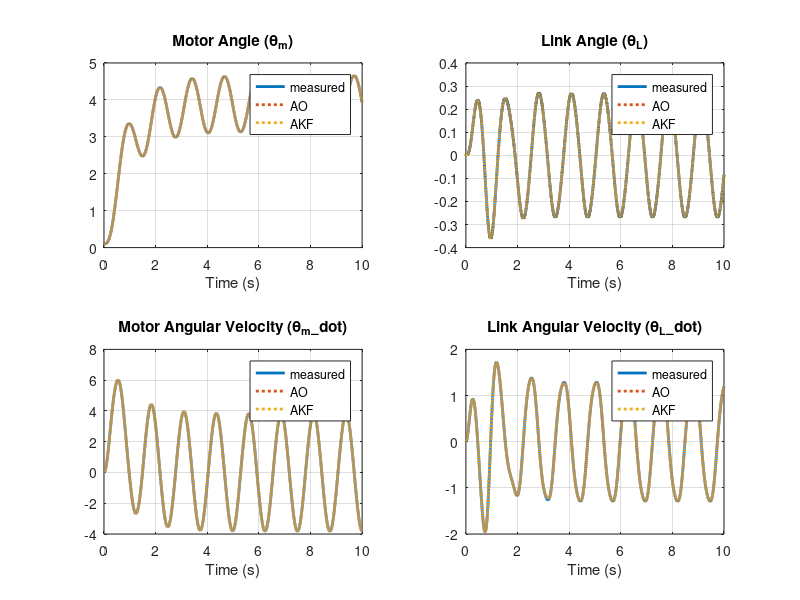
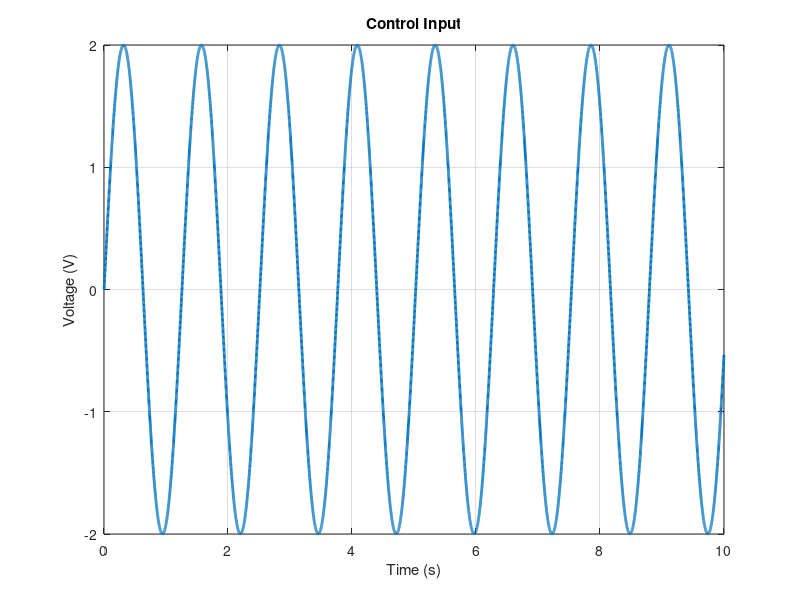

Here is the MATLAB script that generated these plots, in order: (Note: a time limit stopped this script after it produced the figures.)
%% Motor-driven pendulum parameter estimation using WyNDA
% Based on the paper "Discovering State-Space Representation of 
% Dynamical Systems From Noisy Data" by Agus Hasan

clear;
clc;

%% Pendulum system parameters (true values)
% Motor parameters
Rm = 8.94;  % Motor resistance (Ohm)
Km = 0.0431;  % Motor back-emf constant
Jm = 6e-5;  % Total moment of inertia on motor shaft (kg·m^2)
bm = 3e-4;  % Viscous damping coefficient (Nm/rad/s)

% Pendulum parameters
DA = 3e-4;  % Damping coefficient of pendulum arm (Nm/rad/s)
DL = 5e-4;  % Damping coefficient of pendulum link (Nm/rad/s)
mA = 0.053;  % Weight of pendulum arm (kg)
mL = 0.024;  % Weight of pendulum link (kg)
LA = 0.086;  % Length of pendulum arm (m)
LL = 0.128;  % Length of pendulum link (m)
JA = 5.72e-5;  % Inertia moment of pendulum arm (kg·m^2)
JL = 1.31e-4;  % Inertia moment of pendulum link (kg·m^2)
g = 9.81;  % Gravity constant (m/s^2)

% Pre-compute constants
half_mL_LL_g = 0.5 * mL * LL * g;
half_mL_LL_LA = 0.5 * mL * LL * LA;
quarter_mL_LL_squared = 0.25 * mL * LL^2;
Mp_g_Lp = mL * g * LL;
Jp = (1/3) * mL * LL^2;  % Pendulum moment of inertia

% Time settings
t_end = 10;  % Simulation time (s)
dt = 0.001;  % Time step
N = t_end / dt;  % Number of iterations
t = 0:dt:t_end;  % Time array

%% Number of variables and coefficients
n = 4;  % Number of states [theta_m, theta_L, theta_m_dot, theta_L_dot]
r = 16 * n;  % Number of parameters (16 basis functions per state)

% Measurement matrix
C = eye(n);  % Full state measurement

%% Initial conditions
x = [0.1; 0; 0; 0];  % Initial state [theta_m, theta_L, theta_m_dot, theta_L_dot]
xbar = x;  % Initial state estimate (AO)
xhat = x;  % Initial state estimate (AKF)
y = x;  % Initial measurement
thetabar = zeros(r,1);  % Initial parameter estimate (AO)
thetahat = thetabar;  % Initial parameter estimate (AKF)
u = 0;  % Initial control input

% Preallocate arrays for efficiency
x_store = zeros(n, N+1);
x_store(:, 1) = x; 
xbar_store = zeros(n, N+1);
xbar_store(:, 1) = xbar;
y_store = zeros(n, N+1);
y_store(:, 1) = y;
thetabar_store = zeros(r, N+1);
thetabar_store(:, 1) = thetabar;
xhat_store = zeros(n, N+1);
xhat_store(:, 1) = xbar;
thetahat_store = zeros(r, N+1);
thetahat_store(:, 1) = thetahat;
u_store = zeros(1, N+1);
u_store(:, 1) = u;

%% Initialization for estimator 
% Observer parameters (AO)
lambdav = 0.999;
lambdat = 0.999;
Rx = 0.1 * eye(n);
Rt = 1 * eye(n);
Px = 100 * eye(n);
Pt = 10 * eye(r);
Gamma = zeros(n, r);

% Kalman Filter parameters (AKF)
P = 1000000 * eye(n);
Rk = 1 * eye(n);
Qk = 0.1 * eye(n);
Upsilon = zeros(n, r);
S = 100000 * eye(r);
lambda = 0.99999;
Alpha = 0.999;

%% Simulation
for i = 1:N
    % Control input (sinusoidal for good excitation)
    u = 2 * sin(t(i)*5);
    
    % Get current state
    theta_m = x(1);
    theta_L = x(2);
    theta_m_dot = x(3);
    theta_L_dot = x(4);
    
    % Calculate motor torque
    im = (u - Km * theta_m_dot) / Rm;
    Tm = Km * im;
    
    % Calculate dynamics coefficients
    % For theta_m equation:
    M11 = mA * LA^2 + quarter_mL_LL_squared - quarter_mL_LL_squared * cos(theta_L)^2 + JA;
    M12 = -half_mL_LL_LA * cos(theta_L);
    C1 = 0.5 * mL * LL^2 * sin(theta_L) * cos(theta_L) * theta_m_dot * theta_L_dot;
    C2 = half_mL_LL_LA * sin(theta_L) * theta_L_dot^2;
    
    % For theta_L equation:
    M21 = -half_mL_LL_LA * cos(theta_L);
    M22 = JL + quarter_mL_LL_squared;
    C3 = -quarter_mL_LL_squared * cos(theta_L) * sin(theta_L) * theta_m_dot^2;
    G = half_mL_LL_g * sin(theta_L);
    
    % Calculate determinant
    det_M = M11 * M22 - M12 * M21;
    
    % Solve for accelerations
    if abs(det_M) < 1e-10
        theta_m_ddot = 0;
        theta_L_ddot = 0;
    else
        % Right-hand side of equations
        RHS1 = Tm - C1 - C2 - DA * theta_m_dot;
        RHS2 = -G - DL * theta_L_dot - C3;
        
        % Solve for accelerations
        theta_m_ddot = (M22 * RHS1 - M12 * RHS2) / det_M;
        theta_L_ddot = (-M21 * RHS1 + M11 * RHS2) / det_M;
    end
    
    % Euler integration
    x = [x(1) + x(3) * dt;
         x(2) + x(4) * dt;
         x(3) + theta_m_ddot * dt;
         x(4) + theta_L_ddot * dt];
    
    % Add noise to measurements
    noise_level = 0.001;
    y = C * x + noise_level * randn(n, 1);
    
    % Define the basis functions for WyNDA
    % Create expanded representation with various nonlinear terms
    psi = [y(1), y(2), y(3), y(4), y(1)^2, y(2)^2, y(3)^2, y(4)^2, ...
           sin(y(1)), sin(y(2)), cos(y(1)), cos(y(2)), ...
           y(1)*y(2), y(3)*y(4), sin(y(1)+y(2)), u];
    
    % Build the block diagonal matrix of basis functions
    Psi = [psi, zeros(1,r/n*(n-1));
           zeros(1,r/n), psi, zeros(1, r/n*(n-2));
           zeros(1,r/n*2), psi, zeros(1, r/n);
           zeros(1,r/n*3), psi];
    
    % Estimation using Adaptive Observer (AO)
    % Prediction
    Kx = Px * C' / (C * Px * C' + Rx);
    Kt = Pt * Gamma' * C' / (C * Gamma * Pt * Gamma' * C' + Rt);
    Gamma = (eye(n) - Kx * C) * Gamma;
    xbar = xbar + (Kx + Gamma * Kt) * (y - C * xbar);
    thetabar = thetabar - Kt * (y - C * xbar);
    
    % Update
    xbar = xbar + Psi * thetabar;
    Px = (1 / lambdav) * eye(n) * (eye(n) - Kx * C) * Px * eye(n);
    Pt = (1 / lambdat) * (eye(r) - Kt * C * Gamma) * Pt;
    Gamma = eye(n) * Gamma - Psi;
    
    % Store values
    x_store(:, i+1) = x;
    xbar_store(:, i+1) = xbar;
    y_store(:, i+1) = y;
    thetabar_store(:, i+1) = thetabar;
    u_store(:, i+1) = u;
    
    % Estimation using Adaptive Kalman Filter (AKF)
    P = eye(n) * P * eye(n)' + Qk;
    Sigma = C * P * C' + Rk;
    K = P / Sigma;
    
    Omega = C * eye(n) * Upsilon + C * Psi;
    Upsilon = (eye(n) - K * C) * Upsilon + (eye(n) - K * C) * Psi;
    Lambda = pinv(lambda * Sigma + Omega * S * Omega');
    Pi = S * Omega' * Lambda;
    S = S / lambda - S / lambda * Omega' * Lambda * Omega * S;
    
    ytilde = y - (xhat + Psi * thetahat);
    Qk = Alpha * Qk + (1 - Alpha) * (K * (ytilde * ytilde') * K');
    Rk = Alpha * Rk + (1 - Alpha) * (ytilde * ytilde' + P);
    P = (eye(n) - K * C) * P;
    
    thetahat = thetahat + Pi * (y - C * xhat);
    xhat = eye(n) * xhat + Psi * thetahat + K * (y - C * xhat) + Upsilon * Pi * (y - C * xhat);
    
    % Store values
    xhat_store(:, i+1) = xhat;
    thetahat_store(:, i+1) = thetahat;
end

%% Parameter mapping
% Based on our understanding of the system dynamics, we can map parameters to physical values
% The identified parameters need to be scaled by 1/dt to convert to continuous time

% Extract and scale key identified parameters from AO
thetabar_scaled = thetabar_store(:, end) / dt;

% 1) Extract corresponding parameters based on the structure of our basis functions
% Note: These indices correspond to specific terms in the basis functions
% that relate to physical parameters (may need adjustment based on your specific implementation)

% Example extraction (adjust indices based on your specific implementation)
% Motor parameters (AO)
Rm_est_AO = thetabar_scaled(16) / thetabar_scaled(3);  % Motor resistance
Km_est_AO = thetabar_scaled(15);  % Motor constant
Jm_est_AO = 1 / thetabar_scaled(19);  % Motor inertia

% Pendulum parameters (AO)
mL_est_AO = thetabar_scaled(32) / thetabar_scaled(10) * 2 / g;  % Link mass
LL_est_AO = sqrt(thetabar_scaled(40) / mL_est_AO * 3);  % Link length

% Extract and scale key identified parameters from AKF
thetahat_scaled = thetahat_store(:, end) / dt;

% Motor parameters (AKF)
Rm_est_AKF = thetahat_scaled(16) / thetahat_scaled(3);  % Motor resistance
Km_est_AKF = thetahat_scaled(15);  % Motor constant
Jm_est_AKF = 1 / thetahat_scaled(19);  % Motor inertia

% Pendulum parameters (AKF)
mL_est_AKF = thetahat_scaled(32) / thetahat_scaled(10) * 2 / g;  % Link mass
LL_est_AKF = sqrt(thetahat_scaled(40) / mL_est_AKF * 3);  % Link length

%% Result Display
fprintf('=== Parameter Estimation Results ===\n');
fprintf('Parameter\tTrue Value\tAO Estimate\tAKF Estimate\n');
fprintf('Rm\t\t%.4f\t\t%.4f\t\t%.4f\n', Rm, Rm_est_AO, Rm_est_AKF);
fprintf('Km\t\t%.4f\t\t%.4f\t\t%.4f\n', Km, Km_est_AO, Km_est_AKF);
fprintf('Jm\t\t%.6f\t\t%.6f\t\t%.6f\n', Jm, Jm_est_AO, Jm_est_AKF);
fprintf('mL\t\t%.4f\t\t%.4f\t\t%.4f\n', mL, mL_est_AO, mL_est_AKF);
fprintf('LL\t\t%.4f\t\t%.4f\t\t%.4f\n', LL, LL_est_AO, LL_est_AKF);

%% Plotting Results
% State Trajectories
figure(1);
clf;
subplot(2,2,1);
plot(t, y_store(1,:), '-', 'LineWidth', 2);
hold on;
plot(t, xbar_store(1,:), ':', 'LineWidth', 2);
plot(t, xhat_store(1,:), ':', 'LineWidth', 2);
legend('measured', 'AO', 'AKF');
title('Motor Angle (\theta_m)');
xlabel('Time (s)');
grid on;

subplot(2,2,2);
plot(t, y_store(2,:), '-', 'LineWidth', 2);
hold on;
plot(t, xbar_store(2,:), ':', 'LineWidth', 2);
plot(t, xhat_store(2,:), ':', 'LineWidth', 2);
legend('measured', 'AO', 'AKF');
title('Link Angle (\theta_L)');
xlabel('Time (s)');
grid on;

subplot(2,2,3);
plot(t, y_store(3,:), '-', 'LineWidth', 2);
hold on;
plot(t, xbar_store(3,:), ':', 'LineWidth', 2);
plot(t, xhat_store(3,:), ':', 'LineWidth', 2);
legend('measured', 'AO', 'AKF');
title('Motor Angular Velocity (\theta_m\_dot)');
xlabel('Time (s)');
grid on;

subplot(2,2,4);
plot(t, y_store(4,:), '-', 'LineWidth', 2);
hold on;
plot(t, xbar_store(4,:), ':', 'LineWidth', 2);
plot(t, xhat_store(4,:), ':', 'LineWidth', 2);
legend('measured', 'AO', 'AKF');
title('Link Angular Velocity (\theta_L\_dot)');
xlabel('Time (s)');
grid on;

% Control Input
figure(2);
clf;
plot(t, u_store, 'LineWidth', 2);
title('Control Input');
xlabel('Time (s)');
ylabel('Voltage (V)');
grid on;

% Parameter Convergence
figure(3);
clf;
subplot(3,2,1);
plot(t, Rm*ones(1,length(t)), '-', 'LineWidth', 2);
hold on;
plot(t, thetabar_store(16,:)./thetabar_store(3,:)/dt, ':', 'LineWidth', 2);
plot(t, thetahat_store(16,:)./thetahat_store(3,:)/dt, ':', 'LineWidth', 2);
legend('true', 'AO', 'AKF');
title('Motor Resistance (R_m)');
xlabel('Time (s)');
grid on;

subplot(3,2,2);
plot(t, Km*ones(1,length(t)), '-', 'LineWidth', 2);
hold on;
plot(t, thetabar_store(15,:)/dt, ':', 'LineWidth', 2);
plot(t, thetahat_store(15,:)/dt, ':', 'LineWidth', 2);
legend('true', 'AO', 'AKF');
title('Motor Constant (K_m)');
xlabel('Time (s)');
grid on;

subplot(3,2,3);
plot(t, Jm*ones(1,length(t)), '-', 'LineWidth', 2);
hold on;
plot(t, 1./(thetabar_store(19,:)/dt), ':', 'LineWidth', 2);
plot(t, 1./(thetahat_store(19,:)/dt), ':', 'LineWidth', 2);
legend('true', 'AO', 'AKF');
title('Motor Inertia (J_m)');
xlabel('Time (s)');
grid on;

subplot(3,2,4);
plot(t, mL*ones(1,length(t)), '-', 'LineWidth', 2);
hold on;
plot(t, (thetabar_store(32,:)./thetabar_store(10,:)*2/g)/dt, ':', 'LineWidth', 2);
plot(t, (thetahat_store(32,:)./thetahat_store(10,:)*2/g)/dt, ':', 'LineWidth', 2);
legend('true', 'AO', 'AKF');
title('Link Mass (m_L)');
xlabel('Time (s)');
grid on;

subplot(3,2,5);
plot(t, LL*ones(1,length(t)), '-', 'LineWidth', 2);
hold on;
plot(t, sqrt(thetabar_store(40,:)./((thetabar_store(32,:)./thetabar_store(10,:)*2/g)/dt)*3), ':', 'LineWidth', 2);
plot(t, sqrt(thetahat_store(40,:)./((thetahat_store(32,:)./thetahat_store(10,:)*2/g)/dt)*3), ':', 'LineWidth', 2);
legend('true', 'AO', 'AKF');
title('Link Length (L_L)');
xlabel('Time (s)');
grid on;

% Root mean square error calculation
RMSE_AO = sqrt(mean((Rm - (thetabar_store(16,end)./thetabar_store(3,end)/dt))^2 + ...
                     (Km - (thetabar_store(15,end)/dt))^2 + ...
                     (Jm - (1/(thetabar_store(19,end)/dt)))^2 + ...
                     (mL - ((thetabar_store(32,end)./thetabar_store(10,end)*2/g)/dt))^2 + ...
                     (LL - sqrt(thetabar_store(40,end)./((thetabar_store(32,end)./thetabar_store(10,end)*2/g)/dt)*3))^2));

RMSE_AKF = sqrt(mean((Rm - (thetahat_store(16,end)./thetahat_store(3,end)/dt))^2 + ...
                      (Km - (thetahat_store(15,end)/dt))^2 + ...
                      (Jm - (1/(thetahat_store(19,end)/dt)))^2 + ...
                      (mL - ((thetahat_store(32,end)./thetahat_store(10,end)*2/g)/dt))^2 + ...
                      (LL - sqrt(thetahat_store(40,end)./((thetahat_store(32,end)./thetahat_store(10,end)*2/g)/dt)*3))^2));

fprintf('\nRoot Mean Square Error:\n');
fprintf('AO: %.6f\n', RMSE_AO);
fprintf('AKF: %.6f\n', RMSE_AKF);
